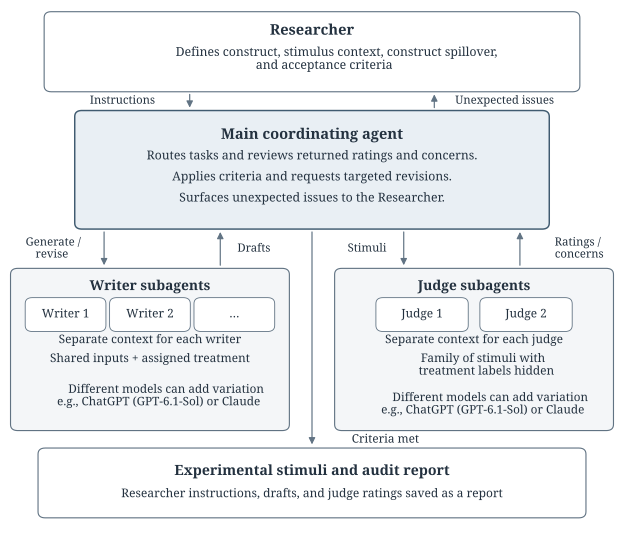

Python code for this plot:
"""Draw the manuscript's diagram of independent agents and their coordinator."""

from pathlib import Path

import matplotlib

matplotlib.use("Agg")
import matplotlib.pyplot as plt
from matplotlib.patches import FancyArrowPatch, FancyBboxPatch


def draw():
    plt.rcParams.update({"font.family": "serif", "font.serif": ["Tinos"],
                         "pdf.fonttype": 42, "svg.fonttype": "none"})
    fig, ax = plt.subplots(figsize=(6.5, 5.75))
    fig.subplots_adjust(left=0.01, right=0.99, top=0.99, bottom=0.06)
    ax.set(xlim=(0, 1), ylim=(0, 1))
    ax.axis("off")
    ink, line = "#23313F", "#617383"

    def box(x, y, w, h, fill="#F4F6F8", edge=line, lw=0.85):
        ax.add_patch(FancyBboxPatch((x - w / 2, y - h / 2), w, h,
                                   boxstyle="round,pad=0.008,rounding_size=0.012",
                                   linewidth=lw, edgecolor=edge, facecolor=fill))

    def text(x, y, value, size=9, bold=False, **kwargs):
        return ax.text(x, y, value, ha="center", va="center", fontsize=size,
                       color=ink, fontweight="bold" if bold else "normal", **kwargs)

    def arrow(start, end):
        ax.add_patch(FancyArrowPatch(start, end, arrowstyle="-|>",
                                    mutation_scale=10, linewidth=0.9,
                                    color=line, shrinkA=2, shrinkB=2))

    box(0.50, 0.910, 0.86, 0.14, fill="#FFFFFF")
    text(0.50, 0.950, "Researcher", size=11, bold=True)
    text(0.50, 0.895, "Defines construct, stimulus context, construct spillover,\nand acceptance criteria", size=9.2)

    box(0.50, 0.680, 0.76, 0.215, fill="#E9EFF4", edge="#405B70", lw=1.1)
    text(0.50, 0.747, "Main coordinating agent", size=11, bold=True)
    text(0.50, 0.706, "Routes tasks and reviews returned ratings and concerns.", size=9.2)
    text(0.50, 0.665, "Applies criteria and requests targeted revisions.", size=9.2)
    text(0.50, 0.624, "Surfaces unexpected issues to the Researcher.", size=9.2)

    box(0.235, 0.330, 0.44, 0.30)
    text(0.235, 0.452, "Writer subagents", size=10.3, bold=True)
    for x, title in [(0.097, "Writer 1"), (0.235, "Writer 2"), (0.373, "…")]:
        box(x, 0.398, 0.116, 0.050, fill="#FFFFFF", lw=0.65)
        text(x, 0.398, title, size=8.9)
    text(0.235, 0.348, "Separate context for each writer", size=8.9)
    text(0.235, 0.311, "Shared inputs + assigned treatment", size=8.9)
    text(0.235, 0.239, "Different models can add variation\ne.g., ChatGPT (GPT-6.1-Sol) or Claude", size=8.8)

    box(0.765, 0.330, 0.44, 0.30)
    text(0.765, 0.452, "Judge subagents", size=10.3, bold=True)
    for x, title in [(0.680, "Judge 1"), (0.850, "Judge 2")]:
        box(x, 0.398, 0.135, 0.050, fill="#FFFFFF", lw=0.65)
        text(x, 0.398, title, size=8.9)
    text(0.765, 0.348, "Separate context for each judge", size=8.9)
    text(0.765, 0.299, "Family of stimuli with\ntreatment labels hidden", size=8.9)
    text(0.765, 0.223, "Different models can add variation\ne.g., ChatGPT (GPT-6.1-Sol) or Claude", size=8.8)

    # Straight parallel arrows leave room for labels beside the lines.
    segments = [
        ((0.30, 0.832), (0.30, 0.796)),
        ((0.70, 0.796), (0.70, 0.832)),
        ((0.16, 0.564), (0.16, 0.489)),
        ((0.35, 0.489), (0.35, 0.564)),
        ((0.65, 0.564), (0.65, 0.489)),
        ((0.84, 0.489), (0.84, 0.564)),
        ((0.50, 0.564), (0.50, 0.140)),
    ]
    for start, end in segments:
        arrow(start, end)
    labels = [
        text(0.190, 0.814, "Instructions", size=8.5),
        text(0.815, 0.814, "Unexpected issues", size=8.5),
        text(0.070, 0.526, "Generate /\nrevise", size=8.5),
        text(0.405, 0.526, "Drafts", size=8.5),
        text(0.590, 0.526, "Stimuli", size=8.5),
        text(0.930, 0.526, "Ratings /\nconcerns", size=8.5),
        text(0.620, 0.154, "Criteria met", size=8.8),
    ]
    box(0.50, 0.070, 0.88, 0.12, fill="#FFFFFF")
    text(0.50, 0.092, "Experimental stimuli and audit report", size=10.6, bold=True)
    text(0.50, 0.048, "Researcher instructions, drafts, and judge ratings saved as a report", size=9)

    # Check the issue raised in review: no arrow may run through a label.
    fig.canvas.draw()
    renderer = fig.canvas.get_renderer()
    for label in labels:
        bounds = label.get_window_extent(renderer).expanded(1.08, 1.08)
        for start, end in segments:
            p1, p2 = ax.transData.transform(start), ax.transData.transform(end)
            assert not (bounds.x0 <= p1[0] <= bounds.x1 and
                        max(min(p1[1], p2[1]), bounds.y0) <= min(max(p1[1], p2[1]), bounds.y1)), label.get_text()

    folder = Path(__file__).resolve().parent
    for extension in ["pdf", "svg", "png"]:
        fig.savefig(folder / f"harness_workflow.{extension}", dpi=200)
    plt.close(fig)


if __name__ == "__main__":
    draw()
